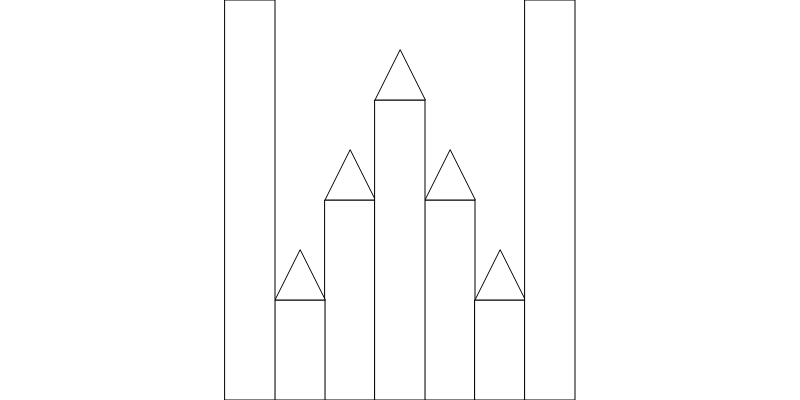
Frame 1 (no input)
Frame 60 (no input): identical to frame 1, image omitted
Frame 120 (the mouse pressed at the canvas centre since frame 60): identical to frame 1, image omitted

The p5.js sketch that drew this single still picture (run headless with seeded random() and noise() and a simulated clock; from frame 60 on, the mouse is pressed at the canvas centre):

// p5.js sketch
// ── sketch.js
function setup() {
  createCanvas(800,400);
}

function draw() {
  background(255,255,255); 
  rectMode(CENTER) 
  rect(400+50,300,50,200)
  triangle(400+50,150,375+50,200,425+50,200)
  rect(400-50,300,50,200)
  triangle(400-50,150,375-50,200,425-50,200)
  rect(400,250,50,300)
  triangle(400,50,375,100,425,100)
  rect(400+100,250+100,50,300-200)
  triangle(400+100,50+200,375+100,100+200,425+100,100+200)
  rect(400-100,250+100,50,300-200)
  triangle(400-100,50+200,375-100,100+200,425-100,100+200)
  rect(550,200,50,400)
  rect(250,200,50,400)
}
